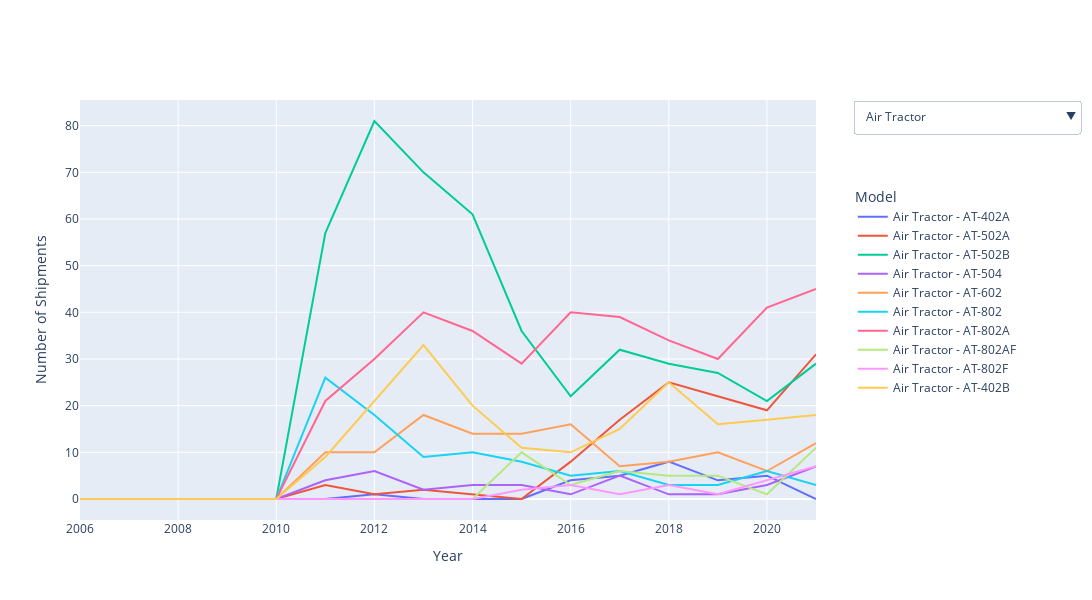

Source (notebook cell):
### Markdown cell above
# Worldwide Turboprop Shipments by Manufacturer (1996-2023)

### Code cell
# Read the 'data/1.03-b-General-Aviation-Aircraft-Shipments-and-Billings-Turboprops-2006-2021-2022-03-18.xlsx' file into a dataframe
aircraft_data = pd.read_excel('data/1.03-b-General-Aviation-Aircraft-Shipments-and-Billings-Turboprops-2006-2021-2022-03-18.xlsx', sheet_name='Sheet1', skiprows=1)

aircraft_data.columns = ['Make', 'Model'] + list(aircraft_data.columns[2:])

# Forward fill the missing values in the 'Make' column
aircraft_data['Make'] = aircraft_data['Make'].ffill()

# Drop rows where 'Model' is missing
aircraft_data = aircraft_data.dropna(subset=['Model'])

# Drop the last two rows
aircraft_data = aircraft_data[:-2]

# Melt the dataframe to have a long format
aircraft_data_long = aircraft_data.melt(id_vars=['Make', 'Model'], var_name='Year', value_name='Shipments')

# Replace `-` with 0 in the 'Shipments' column
aircraft_data_long['Shipments'] = aircraft_data_long['Shipments'].replace('-', 0)

# Replace missing values with 0 in the 'Shipments' column
aircraft_data_long['Shipments'] = aircraft_data_long['Shipments'].fillna(0)

# Convert the 'Year' column to numeric
aircraft_data_long['Year'] = pd.to_numeric(aircraft_data_long['Year'], errors='coerce')

# Sort the data by 'Year'
aircraft_data_long = aircraft_data_long.sort_values('Year')

# Create a list of unique manufacturers
manufacturers = aircraft_data_long['Make'].unique()

# Create a figure
fig = go.Figure()

# Add traces for each manufacturer and model
for manufacturer in manufacturers:
    models = aircraft_data_long[aircraft_data_long['Make'] == manufacturer]['Model'].unique()
    for model in models:
        filtered_data = aircraft_data_long[(aircraft_data_long['Make'] == manufacturer) & (aircraft_data_long['Model'] == model)]
        fig.add_trace(go.Scatter(x=filtered_data['Year'], y=filtered_data['Shipments'], mode='lines', name=f"{manufacturer} - {model}", visible=False, showlegend=True))

# Make the first manufacturer's data visible
for trace in fig.data:
    if trace.name.startswith(manufacturers[0]):
        trace.visible = True

# Create dropdown buttons
dropdown_buttons = [
    {'label': manufacturer, 'method': 'update', 'args': [{'visible': [trace.name.startswith(manufacturer) for trace in fig.data]}, {'title': f'Shipments for {manufacturer}'}]}
    for manufacturer in manufacturers
]

# Update layout with dropdown and legend
fig.update_layout(
    updatemenus=[{
        'buttons': dropdown_buttons,
        'direction': 'down',
        'showactive': True,
        'x': 1.05,  # Position the dropdown to the right
        'xanchor': 'left',
        'y': 1,
        'yanchor': 'top'
    }],
    xaxis_title='Year',
    yaxis_title='Number of Shipments',
    legend_title='Model',
    legend=dict(
        x=1.05,  # Position the legend to the right
        y=0.8,  # Position the legend a little lower
        traceorder='normal',
        bgcolor='rgba(0,0,0,0)',
        bordercolor='rgba(0,0,0,0)'
    ),
    width=1600,
    height=600
)

# Save the plot to an html file
fig.write_html('turboprops_shipments.html')

# Show the plot
fig.show()

### Figure 1 — Plotly figure (JSON) as saved in the notebook; plotly's stock layout.template omitted (floating-point values rounded to 4 significant figures)
{"data": [{"mode": "lines", "name": "Air Tractor - AT-402A", "showlegend": true, "type": "scatter", "visible": true, "x": [2006, 2007, 2008, 2009, 2010, 2011, 2012, 2013, 2014, 2015, 2016, 2017, 2018, 2019, 2020, 2021], "y": [0, 0, 0, 0, 0, 0, 1, 0, 0, 0, 4, 5, 8, 4, 5, 0]}, {"mode": "lines", "name": "Air Tractor - AT-502A", "showlegend": true, "type": "scatter", "visible": true, "x": [2006, 2007, 2008, 2009, 2010, 2011, 2012, 2013, 2014, 2015, 2016, 2017, 2018, 2019, 2020, 2021], "y": [0, 0, 0, 0, 0, 3, 1, 2, 1, 0, 8, 17, 25, 22, 19, 31]}, {"mode": "lines", "name": "Air Tractor - AT-502B", "showlegend": true, "type": "scatter", "visible": true, "x": [2006, 2007, 2008, 2009, 2010, 2011, 2012, 2013, 2014, 2015, 2016, 2017, 2018, 2019, 2020, 2021], "y": [0, 0, 0, 0, 0, 57, 81, 70, 61, 36, 22, 32, 29, 27, 21, 29]}, {"mode": "lines", "name": "Air Tractor - AT-504", "showlegend": true, "type": "scatter", "visible": true, "x": [2006, 2007, 2008, 2009, 2010, 2011, 2012, 2013, 2014, 2015, 2016, 2017, 2018, 2019, 2020, 2021], "y": [0, 0, 0, 0, 0, 4, 6, 2, 3, 3, 1, 5, 1, 1, 3, 7]}, {"mode": "lines", "name": "Air Tractor - AT-602", "showlegend": true, "type": "scatter", "visible": true, "x": [2006, 2007, 2008, 2009, 2010, 2011, 2012, 2013, 2014, 2015, 2016, 2017, 2018, 2019, 2020, 2021], "y": [0, 0, 0, 0, 0, 10, 10, 18, 14, 14, 16, 7, 8, 10, 6, 12]}, {"mode": "lines", "name": "Air Tractor - AT-802", "showlegend": true, "type": "scatter", "visible": true, "x": [2006, 2007, 2008, 2009, 2010, 2011, 2012, 2013, 2014, 2015, 2016, 2017, 2018, 2019, 2020, 2021], "y": [0, 0, 0, 0, 0, 26, 18, 9, 10, 8, 5, 6, 3, 3, 6, 3]}, {"mode": "lines", "name": "Air Tractor - AT-802A", "showlegend": true, "type": "scatter", "visible": true, "x": [2006, 2007, 2008, 2009, 2010, 2011, 2012, 2013, 2014, 2015, 2016, 2017, 2018, 2019, 2020, 2021], "y": [0, 0, 0, 0, 0, 21, 30, 40, 36, 29, 40, 39, 34, 30, 41, 45]}, {"mode": "lines", "name": "Air Tractor - AT-802AF", "showlegend": true, "type": "scatter", "visible": true, "x": [2006, 2007, 2008, 2009, 2010, 2011, 2012, 2013, 2014, 2015, 2016, 2017, 2018, 2019, 2020, 2021], "y": [0, 0, 0, 0, 0, 0, 0, 0, 0, 10, 3, 6, 5, 5, 1, 11]}, {"mode": "lines", "name": "Air Tractor - AT-802F", "showlegend": true, "type": "scatter", "visible": true, "x": [2006, 2007, 2008, 2009, 2010, 2011, 2012, 2013, 2014, 2015, 2016, 2017, 2018, 2019, 2020, 2021], "y": [0, 0, 0, 0, 0, 0, 0, 0, 0, 2, 3, 1, 3, 1, 4, 7]}, {"mode": "lines", "name": "Air Tractor - AT-402B", "showlegend": true, "type": "scatter", "visible": true, "x": [2006, 2007, 2008, 2009, 2010, 2011, 2012, 2013, 2014, 2015, 2016, 2017, 2018, 2019, 2020, 2021], "y": [0, 0, 0, 0, 0, 9, 21, 33, 20, 11, 10, 15, 25, 16, 17, 18]}, {"mode": "lines", "name": "Piaggio Aerospace - P.180 Avanti", "showlegend": true, "type": "scatter", "visible": false, "x": [2006, 2007, 2008, 2009, 2010, 2011, 2012, 2013, 2014, 2015, 2016, 2017, 2018, 2019, 2020, 2021], "y": [0, 0, 0, 0, 0, 0, 0, 0, 0, 0, 0, 0, 0, 0, 0, 0]}, {"mode": "lines", "name": "Piaggio Aerospace - P.180 Avanti II", "showlegend": true, "type": "scatter", "visible": false, "x": [2006, 2007, 2008, 2009, 2010, 2011, 2012, 2013, 2014, 2015, 2016, 2017, 2018, 2019, 2020, 2021], "y": [19, 21, 30, 24, 11, 14, 5, 2, 2, 0, 0, 0, 0, 0, 0, 0]}, {"mode": "lines", "name": "Piaggio Aerospace - P.180 Avanti Evo", "showlegend": true, "type": "scatter", "visible": false, "x": [2006, 2007, 2008, 2009, 2010, 2011, 2012, 2013, 2014, 2015, 2016, 2017, 2018, 2019, 2020, 2021], "y": [0, 0, 0, 0, 0, 0, 0, 0, 0, 3, 3, 2, 4, 3, 0, 1]}, {"mode": "lines", "name": "Pilatus - PC-6 Porter", "showlegend": true, "type": "scatter", "visible": false, "x": [2006, 2007, 2008, 2009, 2010, 2011, 2012, 2013, 2014, 2015, 2016, 2017, 2018, 2019, 2020, 2021], "y": [0, 6, 3, 5, 5, 6, 5, 4, 10, 4, 9, 1, 3, 0, 0, 2]}, {"mode": "lines", "name": "Pilatus - PC-12", "showlegend": true, "type": "scatter", "visible": false, "x": [2006, 2007, 2008, 2009, 2010, 2011, 2012, 2013, 2014, 2015, 2016, 2017, 2018, 2019, 2020, 2021], "y": [90, 92, 97, 100, 79, 63, 62, 65, 66, 70, 91, 85, 80, 83, 82, 88]}, {"mode": "lines", "name": "Piper Aircraft, Inc. - PA-46-500TP Meridian / M500", "showlegend": true, "type": "scatter", "visible": false, "x": [2006, 2007, 2008, 2009, 2010, 2011, 2012, 2013, 2014, 2015, 2016, 2017, 2018, 2019, 2020, 2021], "y": [49, 53, 52, 29, 25, 32, 32, 34, 36, 27, 12, 12, 18, 20, 7, 7]}, {"mode": "lines", "name": "Piper Aircraft, Inc. - PA-46-600TP M600", "showlegend": true, "type": "scatter", "visible": false, "x": [2006, 2007, 2008, 2009, 2010, 2011, 2012, 2013, 2014, 2015, 2016, 2017, 2018, 2019, 2020, 2021], "y": [0, 0, 0, 0, 0, 0, 0, 0, 0, 0, 22, 35, 38, 24, 36, 39]}, {"mode": "lines", "name": "Textron Aviation (Beechcraft) - King Air C90 / GTx", "showlegend": true, "type": "scatter", "visible": false, "x": [2006, 2007, 2008, 2009, 2010, 2011, 2012, 2013, 2014, 2015, 2016, 2017, 2018, 2019, 2020, 2021], "y": [52, 46, 66, 44, 28, 29, 27, 27, 21, 15, 11, 13, 12, 13, 8, 0]}, {"mode": "lines", "name": "Textron Aviation (Beechcraft) - King Air B200  / B250 / B260", "showlegend": true, "type": "scatter", "visible": false, "x": [2006, 2007, 2008, 2009, 2010, 2011, 2012, 2013, 2014, 2015, 2016, 2017, 2018, 2019, 2020, 2021], "y": [42, 58, 54, 37, 24, 25, 22, 36, 35, 28, 32, 28, 30, 31, 20, 22]}, {"mode": "lines", "name": "Textron Aviation (Beechcraft) - King Air 350/i/ER / B360", "showlegend": true, "type": "scatter", "visible": false, "x": [2006, 2007, 2008, 2009, 2010, 2011, 2012, 2013, 2014, 2015, 2016, 2017, 2018, 2019, 2020, 2021], "y": [46, 53, 52, 38, 38, 38, 40, 72, 71, 74, 63, 45, 52, 49, 34, 49]}, {"mode": "lines", "name": "Pacific Aerospace Corporation - PAC 750XL", "showlegend": true, "type": "scatter", "visible": false, "x": [2006, 2007, 2008, 2009, 2010, 2011, 2012, 2013, 2014, 2015, 2016, 2017, 2018, 2019, 2020, 2021], "y": [5, 10, 15, 12, 11, 10, 10, 6, 4, 5, 8, 7, 11, 6, 1, 0]}, {"mode": "lines", "name": "Textron Aviation (Cessna Aircraft) - CE-208 Caravan 675", "showlegend": true, "type": "scatter", "visible": false, "x": [2006, 2007, 2008, 2009, 2010, 2011, 2012, 2013, 2014, 2015, 2016, 2017, 2018, 2019, 2020, 2021], "y": [8, 11, 12, 12, 8, 10, 11, 11, 13, 9, 13, 10, 13, 12, 8, 12]}, {"mode": "lines", "name": "Textron Aviation (Cessna Aircraft) - CE-208B Grand Caravan", "showlegend": true, "type": "scatter", "visible": false, "x": [2006, 2007, 2008, 2009, 2010, 2011, 2012, 2013, 2014, 2015, 2016, 2017, 2018, 2019, 2020, 2021], "y": [59, 68, 89, 85, 87, 83, 96, 94, 81, 93, 71, 59, 79, 71, 43, 42]}, {"mode": "lines", "name": "Thrush Aircraft, Inc. - S2R-T34", "showlegend": true, "type": "scatter", "visible": false, "x": [2006, 2007, 2008, 2009, 2010, 2011, 2012, 2013, 2014, 2015, 2016, 2017, 2018, 2019, 2020, 2021], "y": [0, 0, 0, 0, 0, 30, 39, 20, 10, 8, 10, 15, 16, 16, 8, 14]}, {"mode": "lines", "name": "Thrush Aircraft, Inc. - S2RHG-T65", "showlegend": true, "type": "scatter", "visible": false, "x": [2006, 2007, 2008, 2009, 2010, 2011, 2012, 2013, 2014, 2015, 2016, 2017, 2018, 2019, 2020, 2021], "y": [0, 0, 0, 0, 0, 1, 0, 1, 0, 0, 2, 1, 1, 0, 0, 0]}, {"mode": "lines", "name": "Thrush Aircraft, Inc. - S2R-T660", "showlegend": true, "type": "scatter", "visible": false, "x": [2006, 2007, 2008, 2009, 2010, 2011, 2012, 2013, 2014, 2015, 2016, 2017, 2018, 2019, 2020, 2021], "y": [0, 0, 0, 0, 0, 1, 0, 1, 1, 7, 17, 6, 6, 4, 7, 9]}, {"mode": "lines", "name": "Thrush Aircraft, Inc. - S2R-G10", "showlegend": true, "type": "scatter", "visible": false, "x": [2006, 2007, 2008, 2009, 2010, 2011, 2012, 2013, 2014, 2015, 2016, 2017, 2018, 2019, 2020, 2021], "y": [0, 0, 0, 0, 0, 3, 3, 2, 1, 0, 0, 0, 0, 0, 0, 0]}, {"mode": "lines", "name": "Thrush Aircraft, Inc. - S2R-H80", "showlegend": true, "type": "scatter", "visible": false, "x": [2006, 2007, 2008, 2009, 2010, 2011, 2012, 2013, 2014, 2015, 2016, 2017, 2018, 2019, 2020, 2021], "y": [0, 0, 0, 0, 0, 0, 9, 27, 24, 14, 10, 21, 15, 6, 5, 1]}, {"mode": "lines", "name": "Viking Air Ltd. - DHC-6 Series 400 Twin Otter", "showlegend": true, "type": "scatter", "visible": false, "x": [2006, 2007, 2008, 2009, 2010, 2011, 2012, 2013, 2014, 2015, 2016, 2017, 2018, 2019, 2020, 2021], "y": [0, 0, 0, 0, 0, 0, 0, 0, 0, 0, 0, 0, 9, 0, 0, 0]}, {"mode": "lines", "name": "Maule Air Incorporated - M-7-420AC", "showlegend": true, "type": "scatter", "visible": false, "x": [2006, 2007, 2008, 2009, 2010, 2011, 2012, 2013, 2014, 2015, 2016, 2017, 2018, 2019, 2020, 2021], "y": [0, 0, 1, 0, 0, 0, 0, 0, 0, 0, 0, 0, 0, 0, 0, 0]}, {"mode": "lines", "name": "Quest Aircraft Company - Kodiak 100", "showlegend": true, "type": "scatter", "visible": false, "x": [2006, 2007, 2008, 2009, 2010, 2011, 2012, 2013, 2014, 2015, 2016, 2017, 2018, 2019, 2020, 2021], "y": [0, 1, 7, 24, 14, 13, 15, 28, 30, 32, 36, 31, 23, 0, 0, 0]}, {"mode": "lines", "name": "Epic Aircraft, LLC - E1000 GX", "showlegend": true, "type": "scatter", "visible": false, "x": [2006, 2007, 2008, 2009, 2010, 2011, 2012, 2013, 2014, 2015, 2016, 2017, 2018, 2019, 2020, 2021], "y": [0, 0, 0, 0, 0, 0, 0, 0, 0, 0, 0, 0, 0, 0, 0, 9]}, {"mode": "lines", "name": "Epic Aircraft, LLC - E1000", "showlegend": true, "type": "scatter", "visible": false, "x": [2006, 2007, 2008, 2009, 2010, 2011, 2012, 2013, 2014, 2015, 2016, 2017, 2018, 2019, 2020, 2021], "y": [0, 0, 0, 0, 0, 0, 0, 0, 0, 0, 0, 0, 0, 0, 7, 1]}, {"mode": "lines", "name": "Extra Aircraft - EA500", "showlegend": true, "type": "scatter", "visible": false, "x": [2006, 2007, 2008, 2009, 2010, 2011, 2012, 2013, 2014, 2015, 2016, 2017, 2018, 2019, 2020, 2021], "y": [0, 0, 0, 0, 0, 0, 2, 1, 2, 0, 0, 0, 0, 0, 0, 0]}, {"mode": "lines", "name": "Daher - Kodiak 100", "showlegend": true, "type": "scatter", "visible": false, "x": [2006, 2007, 2008, 2009, 2010, 2011, 2012, 2013, 2014, 2015, 2016, 2017, 2018, 2019, 2020, 2021], "y": [0, 0, 0, 0, 0, 0, 0, 0, 0, 0, 0, 0, 0, 20, 11, 17]}, {"mode": "lines", "name": "Daher - TBM 940", "showlegend": true, "type": "scatter", "visible": false, "x": [2006, 2007, 2008, 2009, 2010, 2011, 2012, 2013, 2014, 2015, 2016, 2017, 2018, 2019, 2020, 2021], "y": [0, 0, 0, 0, 0, 0, 0, 0, 0, 0, 0, 0, 0, 35, 41, 49]}, {"mode": "lines", "name": "Daher - TBM 930", "showlegend": true, "type": "scatter", "visible": false, "x": [2006, 2007, 2008, 2009, 2010, 2011, 2012, 2013, 2014, 2015, 2016, 2017, 2018, 2019, 2020, 2021], "y": [0, 0, 0, 0, 0, 0, 0, 0, 0, 0, 46, 28, 21, 2, 0, 0]}, {"mode": "lines", "name": "Daher - TBM 910", "showlegend": true, "type": "scatter", "visible": false, "x": [2006, 2007, 2008, 2009, 2010, 2011, 2012, 2013, 2014, 2015, 2016, 2017, 2018, 2019, 2020, 2021], "y": [0, 0, 0, 0, 0, 0, 0, 0, 0, 0, 0, 29, 29, 11, 1, 2]}, {"mode": "lines", "name": "Daher - TBM 850", "showlegend": true, "type": "scatter", "visible": false, "x": [2006, 2007, 2008, 2009, 2010, 2011, 2012, 2013, 2014, 2015, 2016, 2017, 2018, 2019, 2020, 2021], "y": [42, 46, 60, 36, 38, 38, 38, 40, 0, 0, 0, 0, 0, 0, 0, 0]}, {"mode": "lines", "name": "Daher - TBM 700", "showlegend": true, "type": "scatter", "visible": false, "x": [2006, 2007, 2008, 2009, 2010, 2011, 2012, 2013, 2014, 2015, 2016, 2017, 2018, 2019, 2020, 2021], "y": [0, 0, 0, 0, 0, 0, 0, 0, 0, 0, 0, 0, 0, 0, 0, 0]}, {"mode": "lines", "name": "Daher - TBM 900", "showlegend": true, "type": "scatter", "visible": false, "x": [2006, 2007, 2008, 2009, 2010, 2011, 2012, 2013, 2014, 2015, 2016, 2017, 2018, 2019, 2020, 2021], "y": [0, 0, 0, 0, 0, 0, 0, 0, 51, 55, 8, 0, 0, 0, 0, 0]}, {"mode": "lines", "name": "AVIC General - Y12 Series", "showlegend": true, "type": "scatter", "visible": false, "x": [2006, 2007, 2008, 2009, 2010, 2011, 2012, 2013, 2014, 2015, 2016, 2017, 2018, 2019, 2020, 2021], "y": [0, 0, 0, 0, 0, 0, 0, 0, 0, 0, 6, 2, 0, 0, 0, 0]}], "layout": {"height": 600, "legend": {"bgcolor": "rgba(0,0,0,0)", "bordercolor": "rgba(0,0,0,0)", "title": {"text": "Model"}, "traceorder": "normal", "x": 1.05, "y": 0.8}, "updatemenus": [{"buttons": [{"args": [{"visible": [true, true, true, true, true, true, true, true, true, true, false, false, false, false, false, false, false, false, false, false, false, false, false, false, false, false, false, false, false, false, false, false, false, false, false, false, false, false, false, false, false, false]}, {"title": "Shipments for Air Tractor"}], "label": "Air Tractor", "method": "update"}, {"args": [{"visible": [false, false, false, false, false, false, false, false, false, false, true, true, true, false, false, false, false, false, false, false, false, false, false, false, false, false, false, false, false, false, false, false, false, false, false, false, false, false, false, false, false, false]}, {"title": "Shipments for Piaggio Aerospace"}], "label": "Piaggio Aerospace", "method": "update"}, {"args": [{"visible": [false, false, false, false, false, false, false, false, false, false, false, false, false, true, true, false, false, false, false, false, false, false, false, false, false, false, false, false, false, false, false, false, false, false, false, false, false, false, false, false, false, false]}, {"title": "Shipments for Pilatus"}], "label": "Pilatus", "method": "update"}, {"args": [{"visible": [false, false, false, false, false, false, false, false, false, false, false, false, false, false, false, true, true, false, false, false, false, false, false, false, false, false, false, false, false, false, false, false, false, false, false, false, false, false, false, false, false, false]}, {"title": "Shipments for Piper Aircraft, Inc."}], "label": "Piper Aircraft, Inc.", "method": "update"}, {"args": [{"visible": [false, false, false, false, false, false, false, false, false, false, false, false, false, false, false, false, false, true, true, true, false, false, false, false, false, false, false, false, false, false, false, false, false, false, false, false, false, false, false, false, false, false]}, {"title": "Shipments for Textron Aviation (Beechcraft)"}], "label": "Textron Aviation (Beechcraft)", "method": "update"}, {"args": [{"visible": [false, false, false, false, false, false, false, false, false, false, false, false, false, false, false, false, false, false, false, false, true, false, false, false, false, false, false, false, false, false, false, false, false, false, false, false, false, false, false, false, false, false]}, {"title": "Shipments for Pacific Aerospace Corporation"}], "label": "Pacific Aerospace Corporation", "method": "update"}, {"args": [{"visible": [false, false, false, false, false, false, false, false, false, false, false, false, false, false, false, false, false, false, false, false, false, true, true, false, false, false, false, false, false, false, false, false, false, false, false, false, false, false, false, false, false, false]}, {"title": "Shipments for Textron Aviation (Cessna Aircraft)"}], "label": "Textron Aviation (Cessna Aircraft)", "method": "update"}, {"args": [{"visible": [false, false, false, false, false, false, false, false, false, false, false, false, false, false, false, false, false, false, false, false, false, false, false, true, true, true, true, true, false, false, false, false, false, false, false, false, false, false, false, false, false, false]}, {"title": "Shipments for Thrush Aircraft, Inc."}], "label": "Thrush Aircraft, Inc.", "method": "update"}, {"args": [{"visible": [false, false, false, false, false, false, false, false, false, false, false, false, false, false, false, false, false, false, false, false, false, false, false, false, false, false, false, false, true, false, false, false, false, false, false, false, false, false, false, false, false, false]}, {"title": "Shipments for Viking Air Ltd."}], "label": "Viking Air Ltd.", "method": "update"}, {"args": [{"visible": [false, false, false, false, false, false, false, false, false, false, false, false, false, false, false, false, false, false, false, false, false, false, false, false, false, false, false, false, false, true, false, false, false, false, false, false, false, false, false, false, false, false]}, {"title": "Shipments for Maule Air Incorporated"}], "label": "Maule Air Incorporated", "method": "update"}, {"args": [{"visible": [false, false, false, false, false, false, false, false, false, false, false, false, false, false, false, false, false, false, false, false, false, false, false, false, false, false, false, false, false, false, true, false, false, false, false, false, false, false, false, false, false, false]}, {"title": "Shipments for Quest Aircraft Company"}], "label": "Quest Aircraft Company", "method": "update"}, {"args": [{"visible": [false, false, false, false, false, false, false, false, false, false, false, false, false, false, false, false, false, false, false, false, false, false, false, false, false, false, false, false, false, false, false, true, true, false, false, false, false, false, false, false, false, false]}, {"title": "Shipments for Epic Aircraft, LLC"}], "label": "Epic Aircraft, LLC", "method": "update"}, {"args": [{"visible": [false, false, false, false, false, false, false, false, false, false, false, false, false, false, false, false, false, false, false, false, false, false, false, false, false, false, false, false, false, false, false, false, false, true, false, false, false, false, false, false, false, false]}, {"title": "Shipments for Extra Aircraft"}], "label": "Extra Aircraft", "method": "update"}, {"args": [{"visible": [false, false, false, false, false, false, false, false, false, false, false, false, false, false, false, false, false, false, false, false, false, false, false, false, false, false, false, false, false, false, false, false, false, false, true, true, true, true, true, true, true, false]}, {"title": "Shipments for Daher"}], "label": "Daher", "method": "update"}, {"args": [{"visible": [false, false, false, false, false, false, false, false, false, false, false, false, false, false, false, false, false, false, false, false, false, false, false, false, false, false, false, false, false, false, false, false, false, false, false, false, false, false, false, false, false, true]}, {"title": "Shipments for AVIC General"}], "label": "AVIC General", "method": "update"}], "direction": "down", "showactive": true, "x": 1.05, "xanchor": "left", "y": 1, "yanchor": "top"}], "width": 1600, "xaxis": {"title": {"text": "Year"}}, "yaxis": {"title": {"text": "Number of Shipments"}}}}
